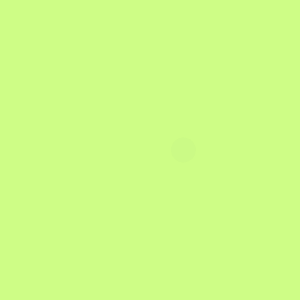
Frame 1 (no input)
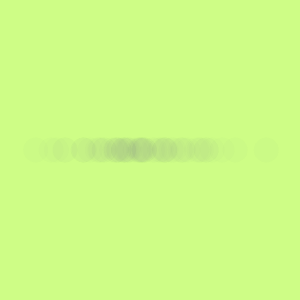
Frame 60 (no input)
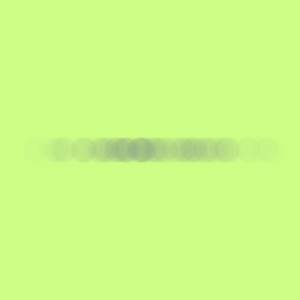
Frame 120 (the mouse pressed at the canvas centre since frame 60)

The p5.js sketch that drew these frames (run headless with seeded random() and noise() and a simulated clock; from frame 60 on, the mouse is pressed at the canvas centre):

// p5.js sketch
// ── sketch.js
var backgroundColor = "#cefd86";
var dataColor = "#626599";

function setup() {
  createCanvas(300, 300);
  background(backgroundColor);
}

function draw() {
  var cc = color(dataColor);
  cc.setAlpha(5);
  stroke(cc);
  strokeWeight(25);
  point(randomGaussian(width / 2, 50), height / 2);
}
